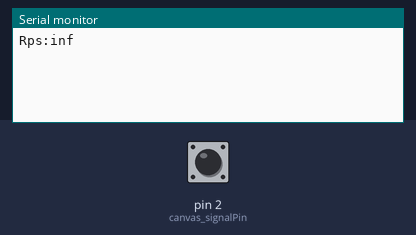
Simulated run of this sketch. Board: Arduino Uno, built with avr-gcc and run on an emulated ATmega328P. On the bench: the last lines printed to the serial monitor. The inputs (shaded band) are chosen by the test bench; at power-on: pin 2 (canvas_signalPin) LOW.

Above: at 1.2 s.
1.3 s: pin 2 (canvas_signalPin) pulsed HIGH 2 times (0.12 s each, 0.3 s apart)
At 2.7 s:
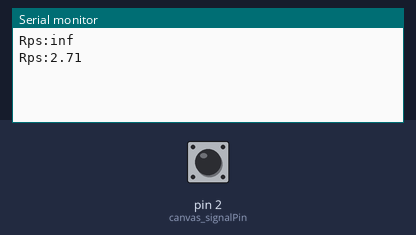
4.5 s: pin 2 (canvas_signalPin) driven HIGH
At 5.8 s:
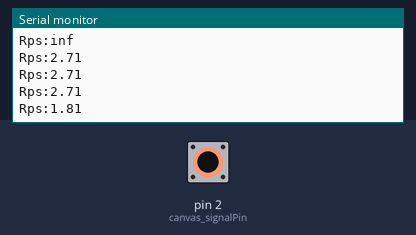
6.0 s: pin 2 (canvas_signalPin) driven LOW
At 6.8 s:
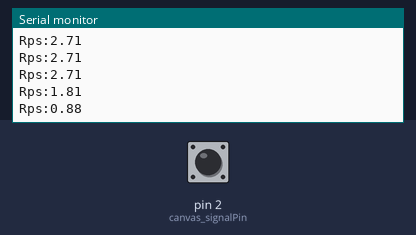
Timing chart, 0 to 9.0 s (numbered marks = the images above; inputs shaded):
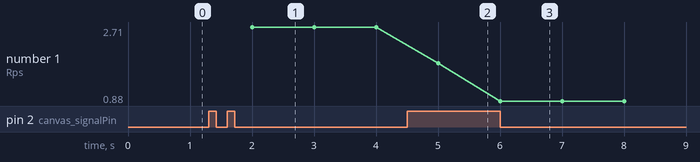

Measured:
- after the input at 1.3 s, the serial monitor: prints a new line after 0.70 s (image 1)
- after the input at 4.5 s, the serial monitor: prints a new line after 0.50 s (image 2)
- after the input at 6.0 s, the serial monitor: prints a new line at once (image 3)
- plotted number 1: 2.71 → 1.81 after the input at 4.5 s, 1.81 → 0.88 after the input at 6.0 s

The sketch:

rpsReadout.ino
```cpp
// Canvas declarations
int canvas_signalPin = 2;
const int canvas_averageRpsOverCounts = 10 ;
volatile unsigned int canvas_signalHighCount = 0;
volatile unsigned int canvas_signalLowCount = 0;
volatile unsigned long canvas_highTimes[canvas_averageRpsOverCounts];
volatile unsigned long canvas_lowTimes[canvas_averageRpsOverCounts];
long prevTime = 0;
int prevCounts = 0;

// Canvas functions
float canvas_getRps() {
  float nrRevs = ((float) canvas_averageRpsOverCounts - 1) / 2; // The number of revolutions between the two times being compared
  float highRps = (canvas_highTimes[canvas_signalHighCount % canvas_averageRpsOverCounts] - canvas_highTimes[(canvas_signalHighCount + 1) % canvas_averageRpsOverCounts]);
  highRps = nrRevs / highRps;
  highRps = highRps * 1000000;
  float lowRps = (canvas_lowTimes[canvas_signalLowCount % canvas_averageRpsOverCounts] - canvas_lowTimes[(canvas_signalLowCount + 1) % canvas_averageRpsOverCounts]);
  lowRps = nrRevs / lowRps;
  lowRps = lowRps * 1000000;
  float rps = (highRps + lowRps) / 2;
  return rps;
}

// Interrupts
void canvas_signalInterrupt() {
  int state = digitalRead(canvas_signalPin);
  if (state) {
    canvas_signalHighCount++;
    canvas_highTimes[canvas_signalHighCount % canvas_averageRpsOverCounts] = micros();
  } else {
    canvas_signalLowCount++;
    canvas_lowTimes[canvas_signalLowCount % canvas_averageRpsOverCounts] = micros();
  }
}

void setup() {
  // Canvas
  pinMode(canvas_signalPin, INPUT);
  attachInterrupt(digitalPinToInterrupt(canvas_signalPin), canvas_signalInterrupt, CHANGE);
  Serial.begin(9600);
}

void loop() {
  long time = micros();
  if (time - prevTime > 1000000) {
    float rps = canvas_getRps();
    Serial.print("Rps:");
    Serial.println(rps);
    prevTime = time;
  }
}
```
